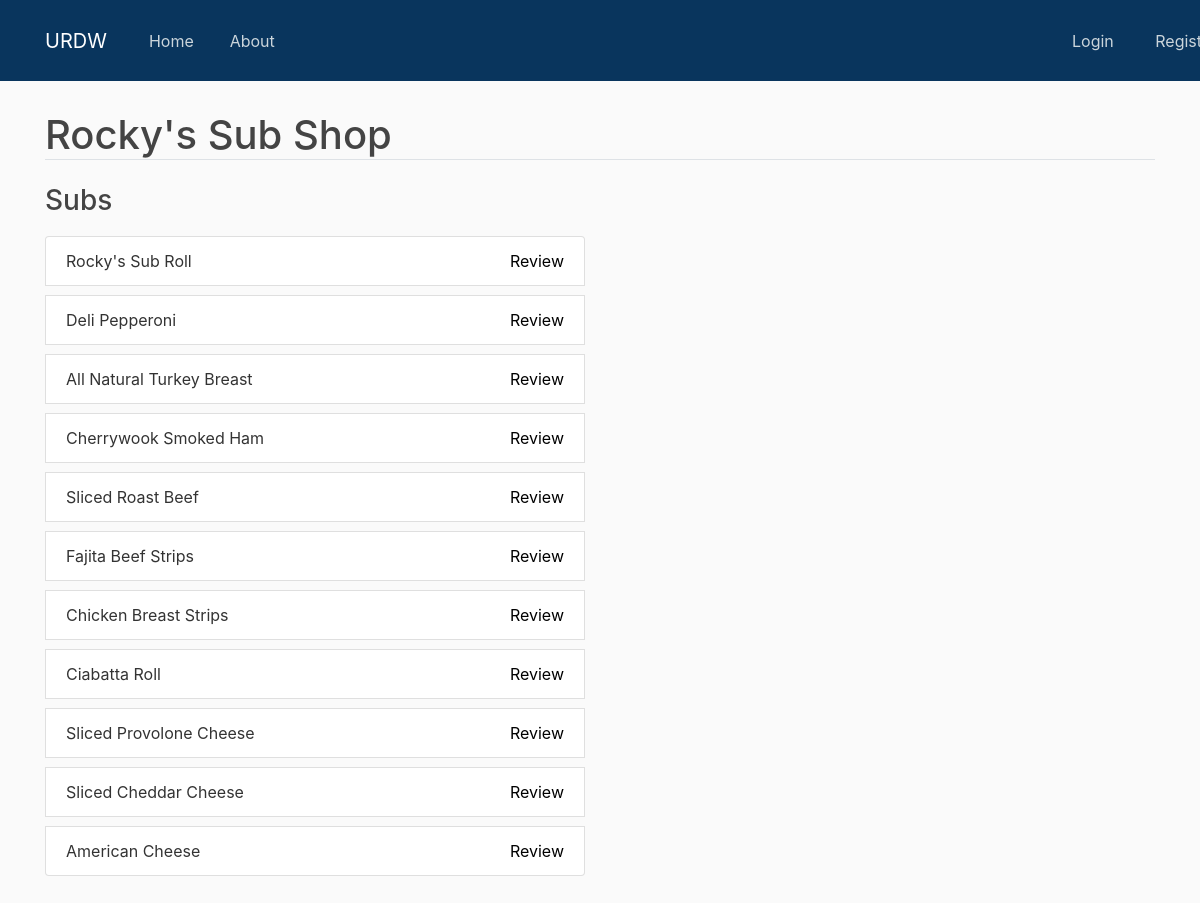
Page /dininghall/3 on the committed database.
### urdine/models.py (models this page shows, shortened)
class Hall(db.Model):
    id = db.Column(db.Integer, primary_key=True)
    name = db.Column(db.String(40), nullable=False)
    station = db.relationship('Station', backref='station',
                              lazy=True)

class Station(db.Model):
    id = db.Column(db.Integer, primary_key=True)
    name = db.Column(db.String(55), nullable=False)
    hall_id = db.Column(db.Integer, db.ForeignKey('hall.id'), nullable=False)
    food = db.relationship('Food', backref='item',
                           lazy=True)
    def __repr__(self) -> str:
        return f"Station('{self.name}')"

class Food(db.Model):
    id = db.Column(db.Integer, primary_key=True)
    name = db.Column(db.String(55), nullable=False)
    image_file = db.Column(db.Text, nullable=False)
    station_id = db.Column(db.Integer, db.ForeignKey(
        'station.id'), nullable=False)
    post = db.relationship('Post', backref='review',
                           lazy=True)

### urdine/posts/routes.py (the view)
@posts.route('/dininghall/<int:hall_id>')
def go_to_hall(hall_id: int):
    hall = Hall.query.get_or_404(hall_id)
    print(hall.name, hall.station)
    return render_template('dining_hall.html', hall_name=hall.name, stations=hall.station)

### urdine/templates/dining_hall.html
{% extends 'layout.html' %}
{% block content %}
<h1 class='mt-4 mb-4 border-bottom'>{{hall_name}}</h1>
<section>
  <div class="row" style="padding-bottom: 40px;">
    {% for station in stations %}
    <div class="col-6">
      <h3>{{station.name}}</h3>
      <ul class="list-group list-group-horizontal">
        {% for food in station.food %}
        <li class="list-group-item alignleft">{{food.name}}<a href="{{url_for('posts.review_food', food_id=food.id)}}"
            class="alignright"> Review</a></li>
        {% endfor %}
      </ul>
    </div>
    {% endfor %}
  </div>
</section>
{% endblock %}

### urdine/static/index.css (style rules this page uses)
body { background: #fafafa; color: #333333; margin-top: 6rem; }
h1, h2, h3, h4, h5, h6 { color: #444444; }
li { margin: 10px 0; }
li a { color: black; }
.alignleft { float: left; }
.alignright { float: right; }

### rows in the picture
Hall: name "Rocky's Sub Shop"
Station: name "Subs"
Food: name "Rocky's Sub Roll"
Food: name "Deli Pepperoni"
Food: name "All Natural Turkey Breast"
Food: name "Cherrywook Smoked Ham"
Food: name "Sliced Roast Beef"
Food: name "Fajita Beef Strips"
Food: name "Chicken Breast Strips"
Food: name "Ciabatta Roll"
Food: name "Sliced Provolone Cheese"
Food: name "Sliced Cheddar Cheese"
Food: name "American Cheese"
